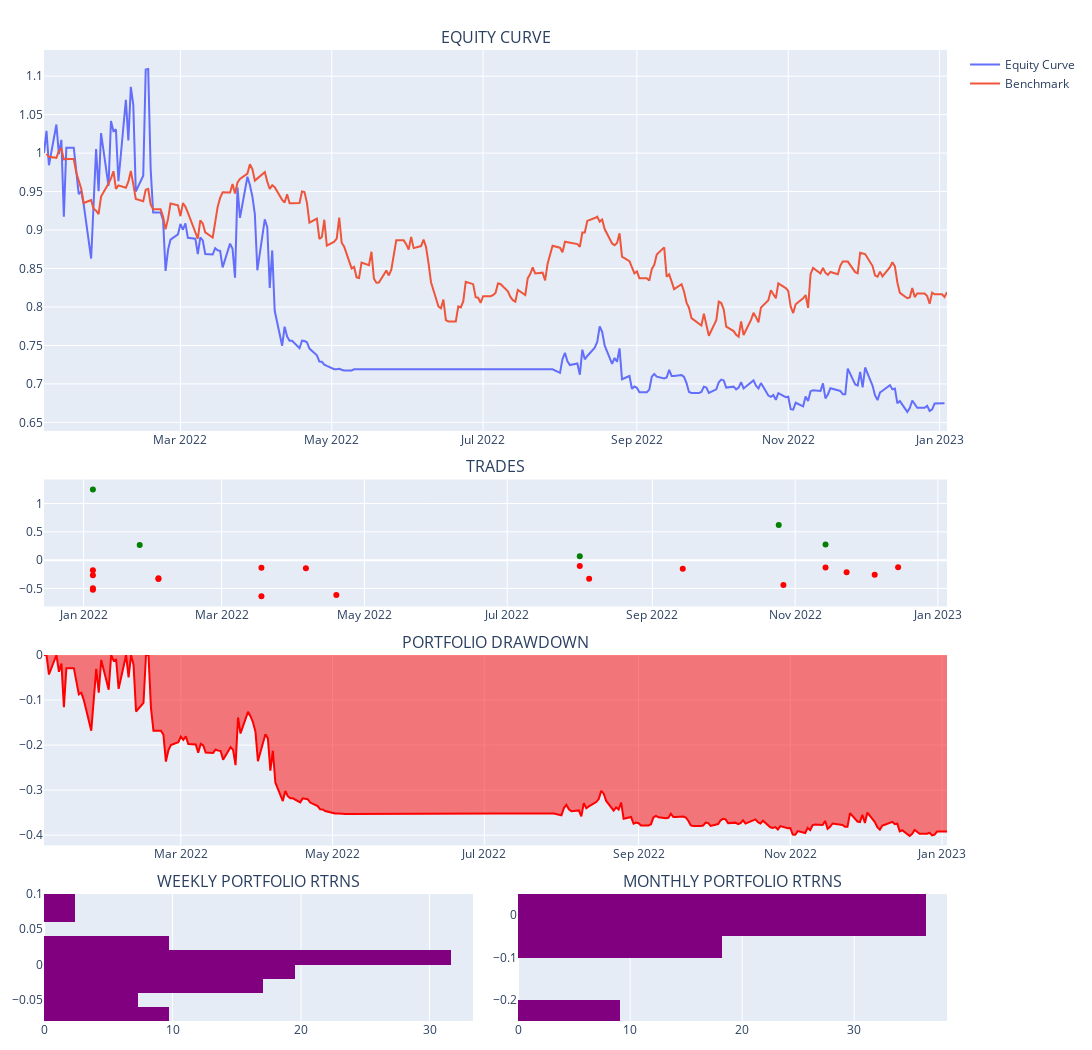

Notebook code cell kept with this figure:
### Code cell
pm.plot_portfolio()
# Check if the jump is real
# Why is NVDA trades saying None?

### Figure 1 — Plotly figure (JSON) as saved in the notebook; plotly's stock layout.template omitted (floating-point values rounded to 4 significant figures; data arrays with more than 128 entries replaced by an {"elided": "..."} marker saying what was removed)
{"data": [{"name": "Equity Curve", "showlegend": true, "type": "scatter", "x": {"elided": "260 str values"}, "xaxis": "x", "y": {"elided": "260 float values"}, "yaxis": "y"}, {"name": "Benchmark", "showlegend": true, "type": "scatter", "x": {"elided": "261 str values"}, "xaxis": "x", "y": {"elided": "261 float values"}, "yaxis": "y"}, {"customdata": [5, 6, 11, 16, 5, 48, 50, 6, 34, 11, 0, 9, 2, 9, 11, 11, 8, 9, 5, 8, 2, 10, 9, 9], "hovertemplate": "<b>%{text}</b><br><br>Date: %{x}<br>Size: %{customdata}<br>PnL: %{y}<br>", "marker": {"color": ["red", "red", "red", "red", "green", "green", "red", "red", "red", "red", "green", "red", "red", "green", "red", "red", "red", "green", "red", "green", "red", "red", "red", "red"]}, "mode": "markers", "name": "Ticker", "showlegend": false, "text": ["NFLX", "TSLA", "AMD", "AAPL", "COST", "NVDA", "NVDA", "AMD", "NVDA", "AAPL", "AMZN", "TSLA", "COST", "COST", "SBUX", "AAPL", "AAPL", "SBUX", "NFLX", "BA", "NFLX", "COST", "SBUX", "NVDA"], "type": "scatter", "x": ["2022-01-05T00:00:00", "2022-01-05T00:00:00", "2022-01-05T00:00:00", "2022-01-05T00:00:00", "2022-01-05T00:00:00", "2022-01-25T00:00:00", "2022-02-02T00:00:00", "2022-02-02T00:00:00", "2022-03-18T00:00:00", "2022-03-18T00:00:00", "2022-03-30T00:00:00", "2022-04-06T00:00:00", "2022-04-19T00:00:00", "2022-08-01T00:00:00", "2022-08-01T00:00:00", "2022-08-05T00:00:00", "2022-09-14T00:00:00", "2022-10-25T00:00:00", "2022-10-27T00:00:00", "2022-11-14T00:00:00", "2022-11-14T00:00:00", "2022-11-23T00:00:00", "2022-12-05T00:00:00", "2022-12-15T00:00:00"], "xaxis": "x2", "y": [-0.4956, -0.1766, -0.5251, -0.2665, 1.246, 0.2664, -0.3336, -0.3202, -0.64, -0.1358, null, -0.1442, -0.615, 0.06853, -0.1024, -0.3288, -0.1513, 0.6193, -0.4407, 0.2748, -0.1306, -0.2154, -0.2583, -0.1248], "yaxis": "y2"}, {"fill": "tozeroy", "line": {"color": "red"}, "name": "Drawdown", "showlegend": false, "type": "scatter", "x": {"elided": "260 str values"}, "xaxis": "x3", "y": {"elided": "260 float values"}, "yaxis": "y3"}, {"histnorm": "percent", "marker": {"color": "purple"}, "showlegend": false, "type": "histogram", "xaxis": "x4", "y": [null, 0.0231, -0.07315, 0.09927, -0.06101, -0.01388, -0.02861, -0.03828, 0.002752, -0.02372, -0.02008, 0.07566, -0.07443, -0.06213, -0.04882, -0.01362, -0.03026, -0.008105, 0.002243, 0, 0.007542, 0.01631, 0.01857, -0.05862, -0.02388, 0.02947, 0.00121, -0.03095, 0.01009, -0.001664, 0.01, -0.01871, -0.01805, 0.02398, 0.003818, 0.03686, 0.001916, -0.04182, -0.01953, -0.01269, 0.008108, 0.0003929], "yaxis": "y4"}, {"histnorm": "percent", "marker": {"color": "purple"}, "showlegend": false, "type": "histogram", "xaxis": "x5", "y": [null, -0.06576, 0.02888, -0.214, -0.00588, 0, -0.03125, -0.01187, -0.008035, 0.04797, -0.05738, 0.0003929], "yaxis": "y5"}], "layout": {"annotations": [{"font": {"size": 16}, "showarrow": false, "text": "EQUITY CURVE", "x": 0.5, "xanchor": "center", "xref": "paper", "y": 1.0, "yanchor": "bottom", "yref": "paper"}, {"font": {"size": 16}, "showarrow": false, "text": "TRADES", "x": 0.5, "xanchor": "center", "xref": "paper", "y": 0.5577, "yanchor": "bottom", "yref": "paper"}, {"font": {"size": 16}, "showarrow": false, "text": "PORTFOLIO DRAWDOWN", "x": 0.5, "xanchor": "center", "xref": "paper", "y": 0.3769, "yanchor": "bottom", "yref": "paper"}, {"font": {"size": 16}, "showarrow": false, "text": "WEEKLY PORTFOLIO RTRNS", "x": 0.2375, "xanchor": "center", "xref": "paper", "y": 0.1308, "yanchor": "bottom", "yref": "paper"}, {"font": {"size": 16}, "showarrow": false, "text": "MONTHLY PORTFOLIO RTRNS", "x": 0.7625, "xanchor": "center", "xref": "paper", "y": 0.1308, "yanchor": "bottom", "yref": "paper"}], "height": 1050, "hovermode": "x unified", "margin": {"b": 20, "l": 15, "r": 15, "t": 50}, "paper_bgcolor": "WHITE", "width": 1200, "xaxis": {"anchor": "y", "domain": [0, 1]}, "xaxis2": {"anchor": "y2", "domain": [0, 1]}, "xaxis3": {"anchor": "y3", "domain": [0, 1]}, "xaxis4": {"anchor": "y4", "domain": [0, 0.475]}, "xaxis5": {"anchor": "y5", "domain": [0.525, 1]}, "yaxis": {"anchor": "x", "domain": [0.6077, 1.0]}, "yaxis2": {"anchor": "x2", "domain": [0.4269, 0.5577]}, "yaxis3": {"anchor": "x3", "domain": [0.1808, 0.3769]}, "yaxis4": {"anchor": "x4", "domain": [0, 0.1308]}, "yaxis5": {"anchor": "x5", "domain": [0, 0.1308]}}}
